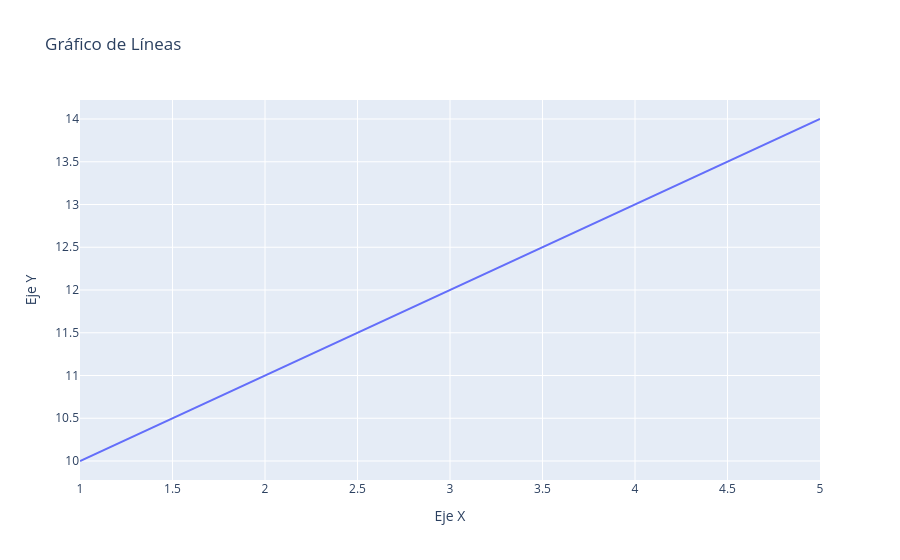

Notebook code cell kept with this figure:
### Code cell
import plotly.graph_objects as go

fig = go.Figure()

fig.add_trace(go.Scatter(x=[1,2,3,4,5],
                         y=[10,11,12,13,14],
                         mode="lines",
                         name="Linea")) # el ID del trace, para poder modificarlo posteriormente

fig.update_layout(title="Gráfico de Líneas",
                  xaxis_title="Eje X",
                  yaxis_title="Eje Y")

### Figure 1 — Plotly figure (JSON) as saved in the notebook; plotly's stock layout.template omitted (floating-point values rounded to 4 significant figures)
{"data": [{"mode": "lines", "name": "Linea", "type": "scatter", "x": [1, 2, 3, 4, 5], "y": [10, 11, 12, 13, 14]}], "layout": {"title": {"text": "Gráfico de Líneas"}, "xaxis": {"title": {"text": "Eje X"}}, "yaxis": {"title": {"text": "Eje Y"}}}}
